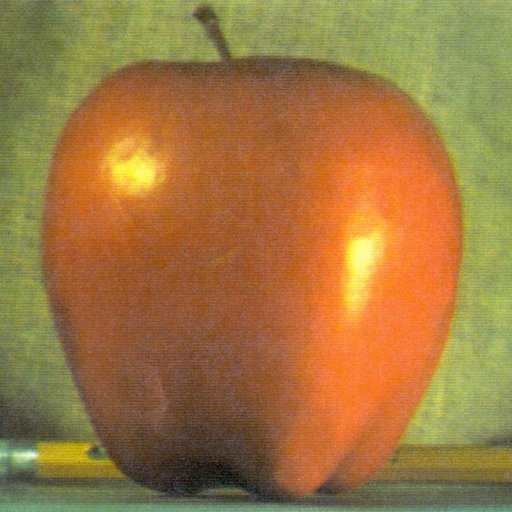
#> input picture 2D-Transformations/apple.jpg, 512 x 512 px
$ python rotateandscale.py
#> lines starting #> are read from the running program, lines starting #| are printed output that depends on the picture
#! /usr/bin/env python3
import numpy as np
import cv2 as cv
img=cv.imread('apple.jpg')
#> img is the input picture: shape (512, 512, 3); mean B, G, R 64.8, 119.7, 159.1
rows,cols,c=img.shape
#> rows = 512; cols = 512; c = 3
M=cv.getRotationMatrix2D(((cols-1)/2.0,(rows-1)/2.0),45,1)
dst=cv.warpAffine(img,M,(cols,rows))
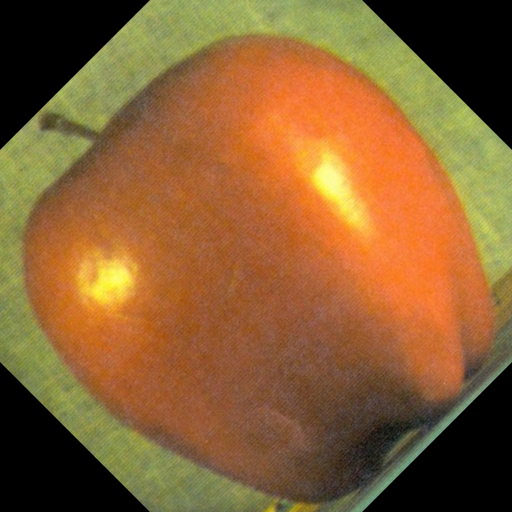
#> dst: shape (512, 512, 3); mean B, G, R 50.8, 96.5, 137.4
res=cv.resize(dst,None,fx=1.5,fy=1.5)
cv.imshow('Original Image',img)
cv.waitKey(0)
cv.imshow('Rotated Image',dst)
cv.waitKey(0)
cv.imshow('Scaled after Rotation',res)
cv.waitKey(0)

$ run again, with 2D-Transformations/gradient.jpg copied over 2D-Transformations/apple.jpg
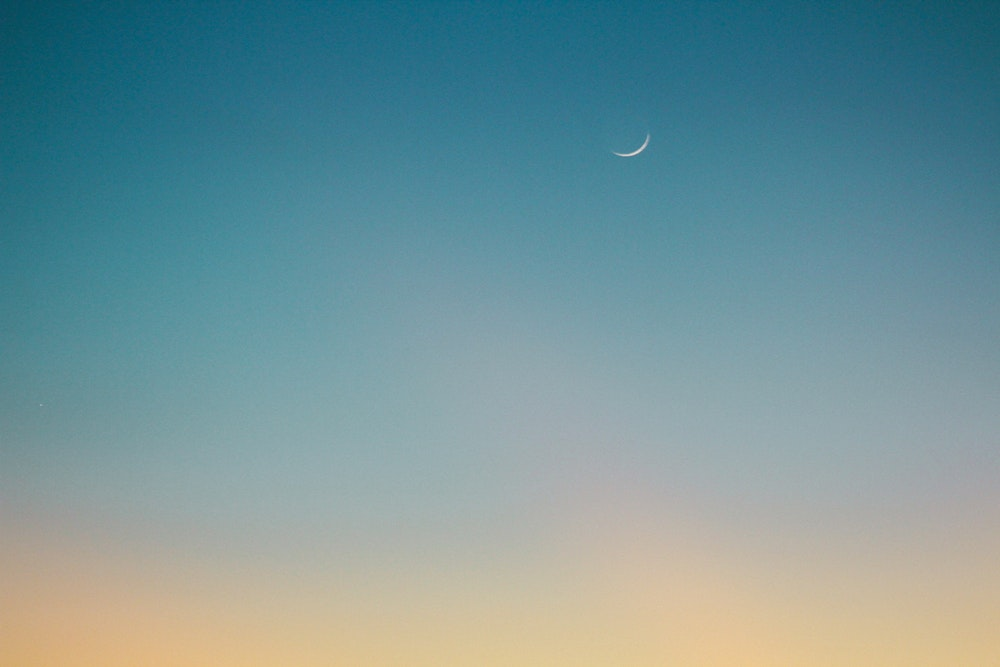
#> input picture 2D-Transformations/gradient.jpg, 1000 x 667 px
#> img is the input picture: shape (667, 1000, 3); mean B, G, R 153.1, 148.8, 115.8
#> `dst=cv.warpAffine(img,M,(cols,rows))`:
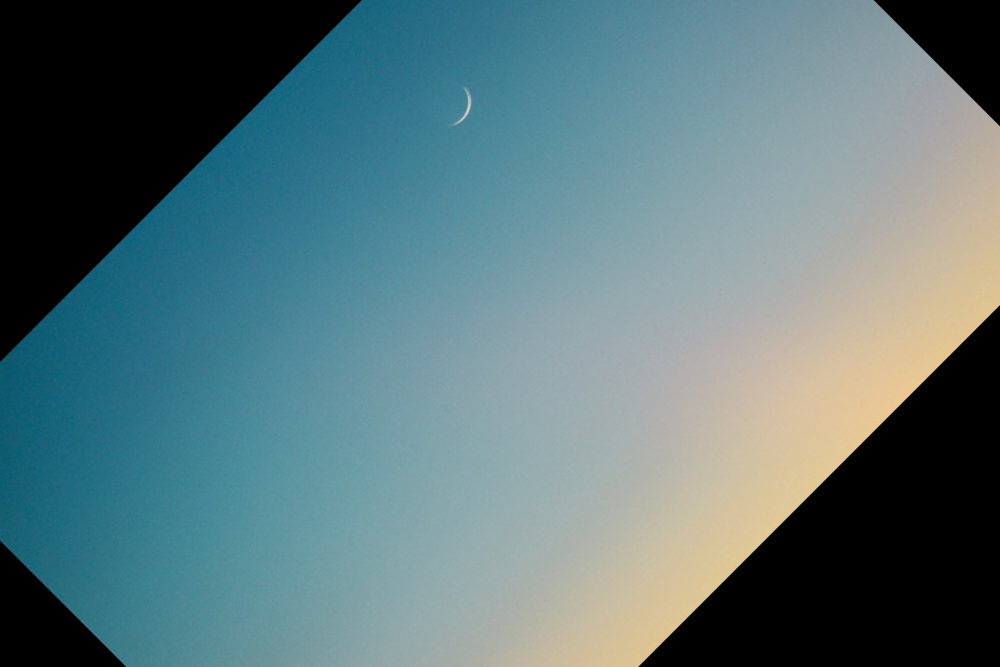
#> dst: shape (667, 1000, 3); mean B, G, R 122.5, 118.2, 91
